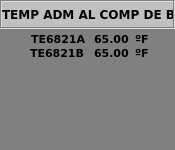
<?xml version="1.0" encoding="UTF-8"?>
<ui version="4.0">
 <class>WTempADM</class>
 <widget class="QWidget" name="WTempADM">
  <property name="geometry">
   <rect>
    <x>0</x>
    <y>0</y>
    <width>175</width>
    <height>150</height>
   </rect>
  </property>
  <property name="minimumSize">
   <size>
    <width>175</width>
    <height>150</height>
   </size>
  </property>
  <property name="maximumSize">
   <size>
    <width>175</width>
    <height>150</height>
   </size>
  </property>
  <property name="windowTitle">
   <string>WTempADM</string>
  </property>
  <property name="styleSheet">
   <string notr="true">background-color: rgb(128, 128, 128);</string>
  </property>
  <widget class="QFrame" name="frame">
   <property name="geometry">
    <rect>
     <x>0</x>
     <y>0</y>
     <width>175</width>
     <height>29</height>
    </rect>
   </property>
   <property name="styleSheet">
    <string notr="true">background-color: rgb(192, 192, 192);</string>
   </property>
   <property name="frameShape">
    <enum>QFrame::Box</enum>
   </property>
   <property name="frameShadow">
    <enum>QFrame::Sunken</enum>
   </property>
  </widget>
  <widget class="QLabel" name="lbTemADMT">
   <property name="geometry">
    <rect>
     <x>2</x>
     <y>4</y>
     <width>171</width>
     <height>20</height>
    </rect>
   </property>
   <property name="font">
    <font>
     <family>Verdana</family>
     <pointsize>9</pointsize>
     <weight>75</weight>
     <bold>true</bold>
    </font>
   </property>
   <property name="styleSheet">
    <string notr="true">background-color: rgb(192, 192, 192);</string>
   </property>
   <property name="text">
    <string>TEMP ADM AL COMP DE B</string>
   </property>
  </widget>
  <widget class="QLabel" name="lbADMT_1">
   <property name="geometry">
    <rect>
     <x>31</x>
     <y>31</y>
     <width>61</width>
     <height>16</height>
    </rect>
   </property>
   <property name="font">
    <font>
     <family>Verdana</family>
     <pointsize>8</pointsize>
     <weight>75</weight>
     <bold>true</bold>
    </font>
   </property>
   <property name="text">
    <string>TE6821A</string>
   </property>
  </widget>
  <widget class="QLabel" name="lbADM_1">
   <property name="geometry">
    <rect>
     <x>94</x>
     <y>31</y>
     <width>41</width>
     <height>16</height>
    </rect>
   </property>
   <property name="font">
    <font>
     <family>Verdana</family>
     <pointsize>8</pointsize>
     <weight>75</weight>
     <bold>true</bold>
    </font>
   </property>
   <property name="text">
    <string>65.00</string>
   </property>
  </widget>
  <widget class="QLabel" name="lbADMU_1">
   <property name="geometry">
    <rect>
     <x>135</x>
     <y>31</y>
     <width>21</width>
     <height>16</height>
    </rect>
   </property>
   <property name="font">
    <font>
     <family>Verdana</family>
     <pointsize>8</pointsize>
     <weight>75</weight>
     <bold>true</bold>
    </font>
   </property>
   <property name="text">
    <string>ºF</string>
   </property>
  </widget>
  <widget class="QLabel" name="lbADMU_2">
   <property name="geometry">
    <rect>
     <x>135</x>
     <y>45</y>
     <width>21</width>
     <height>16</height>
    </rect>
   </property>
   <property name="font">
    <font>
     <family>Verdana</family>
     <pointsize>8</pointsize>
     <weight>75</weight>
     <bold>true</bold>
    </font>
   </property>
   <property name="text">
    <string>ºF</string>
   </property>
  </widget>
  <widget class="QLabel" name="lbADM_2">
   <property name="geometry">
    <rect>
     <x>94</x>
     <y>45</y>
     <width>41</width>
     <height>16</height>
    </rect>
   </property>
   <property name="font">
    <font>
     <family>Verdana</family>
     <pointsize>8</pointsize>
     <weight>75</weight>
     <bold>true</bold>
    </font>
   </property>
   <property name="text">
    <string>65.00</string>
   </property>
  </widget>
  <widget class="QLabel" name="lbADMT_2">
   <property name="geometry">
    <rect>
     <x>30</x>
     <y>45</y>
     <width>61</width>
     <height>16</height>
    </rect>
   </property>
   <property name="font">
    <font>
     <family>Verdana</family>
     <pointsize>8</pointsize>
     <weight>75</weight>
     <bold>true</bold>
    </font>
   </property>
   <property name="text">
    <string>TE6821B</string>
   </property>
  </widget>
  <widget class="QLabel" name="lbFondo">
   <property name="geometry">
    <rect>
     <x>0</x>
     <y>0</y>
     <width>175</width>
     <height>150</height>
    </rect>
   </property>
   <property name="styleSheet">
    <string notr="true">background-color: rgb(128, 128, 128);</string>
   </property>
   <property name="text">
    <string/>
   </property>
  </widget>
  <zorder>lbFondo</zorder>
  <zorder>frame</zorder>
  <zorder>lbTemADMT</zorder>
  <zorder>lbADMT_1</zorder>
  <zorder>lbADM_1</zorder>
  <zorder>lbADMU_1</zorder>
  <zorder>lbADMU_2</zorder>
  <zorder>lbADM_2</zorder>
  <zorder>lbADMT_2</zorder>
 </widget>
 <layoutdefault spacing="6" margin="11"/>
 <resources/>
 <connections/>
</ui>
